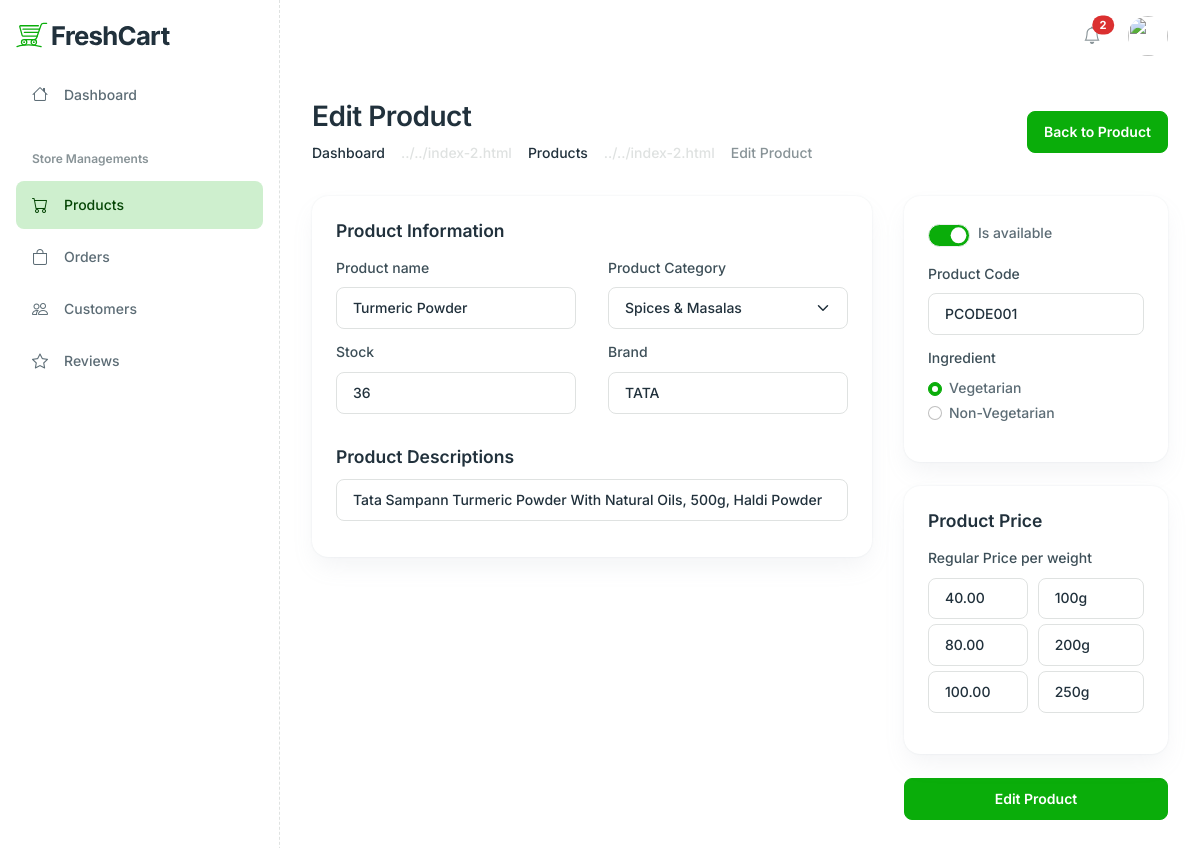
The page /seller/editProduct/13/ on the database its author committed.
### seller/models.py (models this page shows, shortened)
class Product(models.Model):
    name = models.CharField(max_length=255)
    description = models.TextField(blank=True, null=True)
    category = models.ForeignKey(Category, on_delete=models.CASCADE, related_name="products")
    stock = models.PositiveIntegerField(default=0)
    product_code = models.CharField(max_length=100, unique=True)
    availability = models.BooleanField(default=True)
    brand = models.CharField(max_length=255, blank=True, null=True)
    manufacturing_date = models.DateField(blank=True, null=True)
    ingredients_used = models.TextField(blank=True, null=True)
    is_veg = models.BooleanField(default=True)
    vendor = models.ForeignKey(User, on_delete=models.CASCADE, related_name="products",
                               limit_choices_to={'rights': 'seller'})

class Price(models.Model):
    product = models.ForeignKey(Product, on_delete=models.CASCADE, related_name="prices")
    weight = models.CharField(max_length=20)
    price = models.DecimalField(max_digits=10, decimal_places=2)

### administrator/models.py (models this page shows, shortened)
class Category(models.Model):
    name = models.CharField(max_length=255, unique=True)
    icon = models.ImageField(upload_to='category_icons/', blank=True, null=True)
    product_status = models.BooleanField(default=True)

### seller/views.py (the view, shortened to what this page needs)
# urls.py: path('editProduct/<int:product_id>/',edit_product,name="edit_product"),
def edit_product(request,product_id):
    product = Product.objects.get(id=product_id)
    prices = product.prices.all()
    cat = Category.objects.all()
    return render(request, 'seller/editProduct.html', {'categories': cat,'product': product,'prices': prices})

### customer/context_processors.py (called while the page is built, shortened)
def common_data(request):
    login = "userid" in request.session
    user = None
    cart_items = []
    cart_total = 0
    cart_count = 0
    like_count = 0
    categories = []
    return {
        "login": login,
        "user": user,
        "cart_items": cart_items,
        'cart_total':cart_total,
        'cart_count' : cart_count,
        'like_count' : like_count,
        'categories' : categories,
    }

### seller/templates/seller/editProduct.html (shortened to what this page needs)
{% extends 'seller/baseDash.html' %}  {% block content %} {% load static %}
<div class="main-wrapper">
<nav class="navbar-vertical-nav d-none d-xl-block">
<div class="navbar-vertical">
<div class="px-4 py-5">
<a href="{% url 'home' %}" class="navbar-brand">
 <img src="{% static 'images/logo/freshcart-logo.svg' %}" alt="" />
</a>
</div>
<div class="navbar-vertical-content flex-grow-1" data-simplebar="">
<ul class="navbar-nav flex-column" id="sideNavbar">
 <li class="nav-item">
   <a class="nav-link " href="{% url 'seller_dashboard' %}">
     <div class="d-flex align-items-center">
       <span class="nav-link-icon"><i class="bi bi-house"></i></span>
       <span class="nav-link-text">Dashboard</span>
     </div>
   </a>
 </li>
 <li class="nav-item mt-6 mb-3">
   <span class="nav-label">Store Managements</span>
 </li>
 <li class="nav-item">
   <a class="nav-link  active " href="{% url 'allProducts' %}">
     <div class="d-flex align-items-center">
       <span class="nav-link-icon"><i class="bi bi-cart"></i></span>
       <span class="nav-link-text">Products</span>
     </div>
   </a>
 </li>
 <li class="nav-item">
   <a
     class="nav-link  collapsed "
     href="{% url 'allOrders' %}"
   >
     <div class="d-flex align-items-center">
       <span class="nav-link-icon"><i class="bi bi-bag"></i></span>
       <span class="nav-link-text">Orders</span>
     </div>
   </a>
 </li>
 <li class="nav-item">
   <a
     class="nav-link  collapsed "
     href="{% url 'viewCustomers' %}"
   >
     <div class="d-flex align-items-center">
       <span class="nav-link-icon"><i class="bi bi-people"></i></span>
       <span class="nav-link-text">Customers</span>
        </div>
   </a>
 </li>
 <li class="nav-item">
   <a class="nav-link " href="{% url 'allreviews' %}">
     <div class="d-flex align-items-center">
       <span class="nav-link-icon"><i class="bi bi-star"></i></span>
       <span class="nav-link-text">Reviews</span>
     </div>
   </a>
 </li>
</ul>
</div>
</div>
</nav>
<main class="main-content-wrapper">
  <div class="container">
    <div class="row mb-8">
      <div class="col-md-12">
        <div class="d-md-flex justify-content-between align-items-center">
          <div>
            <h2>Edit Product</h2>
            <nav aria-label="breadcrumb">
              <ol class="breadcrumb mb-0">
                <li class="breadcrumb-item">
                  <a href="#" class="text-inherit">Dashboard</a>
                </li>
                <li class="breadcrumb-item">
                  <a href="#"  class="text-inherit active">Products</a>
                </li>
                <li class="breadcrumb-item active" aria-current="page">
                  Edit Product
                </li>
              </ol>
            </nav>
          </div>
          <div>
            <a href="{% url 'allProducts' %}" class="btn btn-primary"
              >Back to Product</a
            >
          </div>
        </div>
      </div>
    </div>
    <form action="" method="post" enctype="multipart/form-data">
      <div class="row">
        <div class="col-lg-8 col-12">
          <div class="card mb-6 card-lg">
            <div class="card-body p-6">
              <h4 class="mb-4 h5">Product Information</h4>
              <div class="row">
                <div class="mb-3 col-lg-6">
                  <label class="form-label">Product name</label>
                  <input
                  value="{{ product.name }}"
                    type="text"
                    class="form-control"
                    name="pname"
                    placeholder="Product Name"
                    required
                  />
                </div>
                <div class="mb-3 col-lg-6">
                  <label class="form-label">Product Category</label>
                  <select name="category" class="form-select" title="Select a product category">
                    {% for category in categories %}
                    <option {% if product.category.id == category.id %}selected{% endif %} value="{{ category.id }}">{{ category.name }}</option>
                    {% endfor %}
                  </select>
                </div>
                <div class="mb-3 col-lg-6">
                  <label class="form-label">Stock</label>
                  <input
                  value="{{ product.stock }}"
                    type="number"
                    name="stock"
                    class="form-control"
                    placeholder="stock"
                    required
                  />
                </div>
                <div class="mb-3 col-lg-6">
                  <label class="form-label">Brand</label>
                  <input
                    value="{{ product.brand }}"
                    type="text"
                    name="brand"
                    class="form-control"
                    placeholder="Brand"
                    required
                  />
                </div>
                <div class="mb-3 col-lg-12 mt-5">
                  <h4 class="mb-3 h5">Product Descriptions</h4>
                  <input
                    value="{{ product.description }}"
                    type="text"
                    name="description"
                    class="form-control"
                    placeholder="Product Descriptions"
                    required
                  />
                </div>
              </div>
            </div>
          </div>
        </div>
        <div class="col-lg-4 col-12">
          <div class="card mb-6 card-lg">
            <div class="card-body p-6">
              <div class="form-check form-switch mb-4">
                <input
                  name="available"
                  class="form-check-input"
                  type="checkbox"
                  role="switch"
                  id="flexSwitchStock"
                  checked
                />
                <label class="form-check-label" for="flexSwitchStock"
                  >Is available</label
                >
              </div>
              <div>
                <div class="mb-3">
                  <label class="form-label">Product Code</label>
                  <input
                  value="{{ product.product_code }}"
                    type="text"
                    name="product_code"
                    class="form-control"
                    placeholder="Enter Product Code"
                  />
                </div>
                <div class="mb-3">
                  <label class="form-label" id="productSKU">Ingredient</label>
                  <br />
                  <div class="form-check form-check-inline">
                    <input
                      class="form-check-input"
                      type="radio"
                      name="inlineRadioOptions"
                      id="inlineRadio1"
                      value="veg"
                      {% if product.is_veg %}checked{% endif %}
                    />
                    <label class="form-check-label" for="inlineRadio1"
                      >Vegetarian</label
                    >
                  </div>
                  <div class="form-check form-check-inline">
                    <input
                      class="form-check-input"
                      type="radio"
                      name="inlineRadioOptions"
                      id="inlineRadio2"
                      value="non-veg"
                    />
                    <label class="form-check-label" for="inlineRadio2"
                      >Non-Vegetarian</label
                    >
                  </div>
                </div>
              </div>
            </div>
          </div>
          <div class="card mb-6 card-lg">
            <div class="card-body p-6">
              <h4 class="mb-4 h5">Product Price</h4>
              <div class="mb-3">
                <label class="form-label">Regular Price per weight</label>
{% for price in prices %}
<div class="con" style="display: flex; padding-bottom: 5px">
  <input
    type="number"
    name="p{{ forloop.counter }}"
    class="form-control"
    placeholder="RS 0.00"
    style="padding-right: 5px"
    value="{{ price.price }}"
  />
  <span style="padding: 0 5px"></span>
  <input
    type="text"
    name="w{{ forloop.counter }}"
    class="form-control"
    placeholder="Weight"
    value="{{ price.weight }}"
  />
</div>
{% endfor %}
              </div>
            </div>
          </div>
          <div class="d-grid">
            <button class="btn btn-primary" type="submit">
              Edit Product
            </button>
          </div>
        </div>
      </div>
    </form>
  </div>
  {% endblock %}

### rows shown on the page
Product: pname "Turmeric Powder", category "Spices & Masalas", stock "36", brand "TATA", description "Tata Sampann Turmeric Powder With Natural Oils, 500g, Haldi Powder", product_code "PCODE001", is_veg "☑ Vegetarian", is_veg "☐ Non-Vegetarian"
Price: p1 "40.00", w1 "100g"
Price: p2 "80.00", w2 "200g"
Price: p3 "100.00", w3 "250g"
